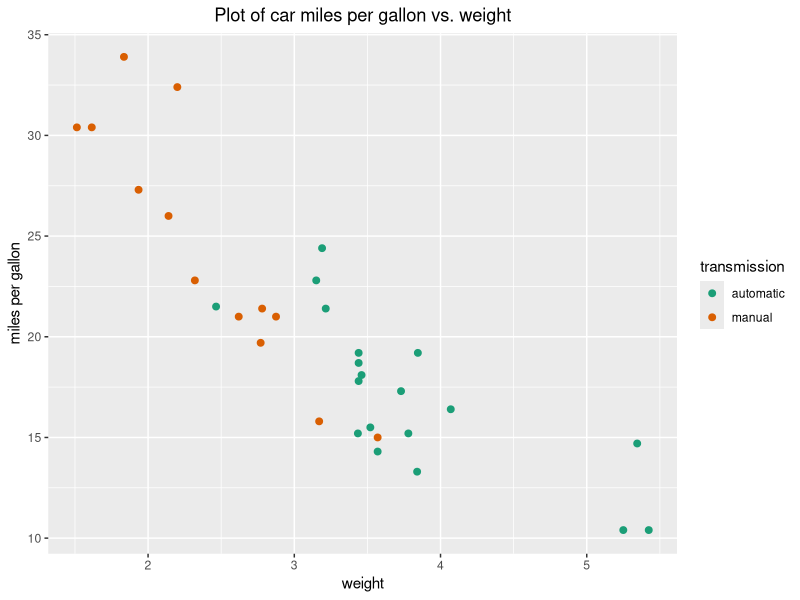

The R script that drew this image:
## ---- chunk 1
#| echo: false
#| warning: false
#| label: import_processing

data(mtcars) # import

# two binary variables - converting to factor (helps with plotting later)
mtcars$am<-factor(mtcars$am,levels=c(0,1),labels=c("automatic","manual"))
mtcars$vs<-factor(mtcars$vs,levels=c(0,1),labels=c("v-shaped","straight"))

## ---- chunk 2
#| echo: false
#| warning: false
#| label: summary

summary(mtcars)
## ---- chunk 3
#| echo: false
#| warning: false
#| label: plot

library(ggplot2) # using ggplot for nicer plot

ggplot(mtcars,aes(x=wt,y=mpg,col=am)) +                       # data
  geom_point(pch=19,size=2) +                                 # scatterplot
  ggtitle("Plot of car miles per gallon vs. weight") +        # add title
  labs(x="weight",y="miles per gallon",col="transmission") +  # axis + legend
  theme(plot.title=element_text(hjust=0.5))      +
  scale_color_brewer(palette="Dark2")# centre title
